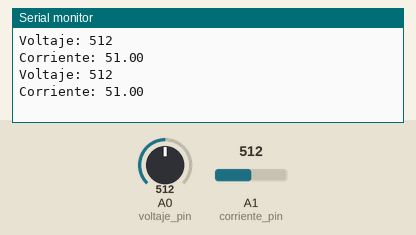
A sketch run on a simulated Arduino Uno, built with avr-gcc and run on an emulated ATmega328P. Parts: the last lines printed to the serial monitor. The test bench sets the inputs (shaded band); at power-on: A0 (voltaje_pin) = 512, A1 (corriente_pin) = 512.

Above: at 1.8 s.
1.9 s: A0 (voltaje_pin) set to 716
At 2.8 s:
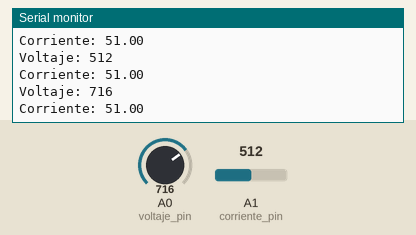
3.4 s: A1 (corriente_pin) set to 716
At 4.7 s:
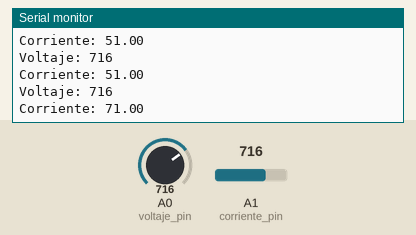
4.9 s: A0 (voltaje_pin) set to 900
At 5.8 s:
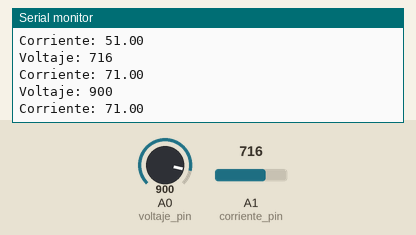
6.4 s: A1 (corriente_pin) set to 900
At 7.4 s:
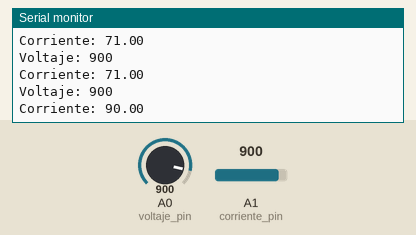
Timing chart, 0 to 8.9 s (numbered marks = the images above; inputs shaded):
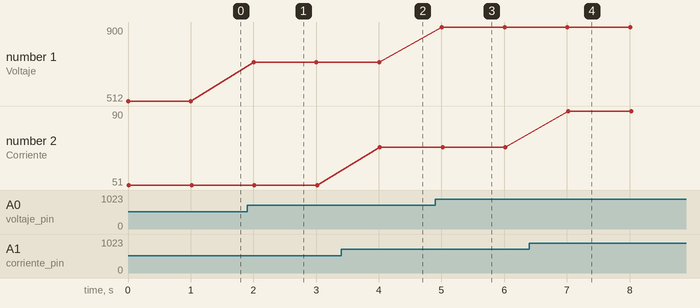

The sketch:

Compensador_Arduino.ino
```cpp
/*Compensador de factor de potencia
 * Aplicacion que calcula y decide sobre el factor de potencia
 */

int voltaje_pin = 0; // Pin de entrada de voltaje, para el calculo del voltaje.
int corriente_pin = 1; // Pin de entrada de voltaje, para el calculo de la corriente.

int valor_voltaje = 0; //Variable almacena el valor de voltaje obtenido.
int valor_corriente = 0; // Varible almacena el valor de la corriente obtenido.

int resistencia = 10; // Resistencia conocida en la entrada.
float corriente = 0;

void setup()
{
  Serial.begin(9600); //Confirura el puerto serial
}

void loop()
{
  //Obtener voltaje
  valor_voltaje = analogRead(voltaje_pin); //Lectura del pin de entrada de voltaje.
  Serial.print("Voltaje: ");
  Serial.println(valor_voltaje);

  //Obtener corriente
  valor_corriente = analogRead(corriente_pin); //Lectura del pin de entrada de voltaje.
  corriente = valor_corriente / resistencia;
  Serial.print("Corriente: ");
  Serial.println(corriente);
  delay (1000);

}
```

Measured:
- after the input at 1.9 s, the serial monitor: prints a new line after 0.10 s (image 1)
- after the input at 3.4 s, the serial monitor: prints a new line after 0.62 s (image 2)
- after the input at 4.9 s, the serial monitor: prints a new line after 0.11 s (image 3)
- after the input at 6.4 s, the serial monitor: prints a new line after 0.62 s (image 4)
- plotted number 1: 512 → 716 after the input at 1.9 s, 716 → 900 after the input at 4.9 s
- plotted number 2: 51 → 71 after the input at 3.4 s, 71 → 90 after the input at 6.4 s
